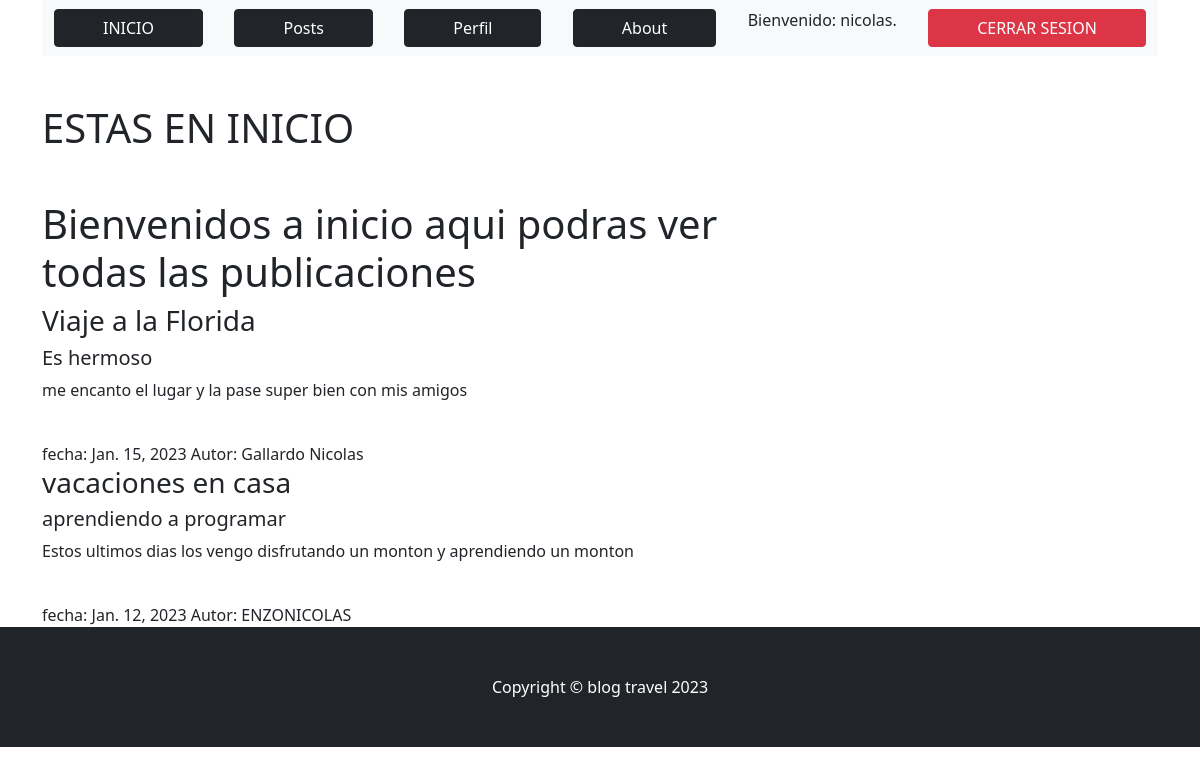
The page /AppBlog/inicio/ (signed in) on the database its author committed.
### AppBlog/models.py (models this page shows, shortened)
class Post(models.Model):
    titulo= models.CharField(max_length=100)
    subtitulo=models.CharField(max_length=150)
    cuerpo=models.TextField(blank=True, null=True)
    autor= models.CharField(max_length=50)
    fecha= models.DateField()
    imagen = models.URLField(max_length=700)

### AppBlog/views.py (the view)
# urls.py: path("inicio/", inicio, name="inicio"),
@login_required
def inicio(request):
    publicaciones = Post.objects.all()
    return render(request, "AppBlogg/inicio.html", {"publicaciones":publicaciones})

### AppBlog/templates/AppBlogg/inicio.html (shortened to what this page needs)
{% extends "AppBlogg/padre.html" %}
{% load static %}
{% block titulo %}
<h1 class="mb-5">ESTAS EN INICIO</h1>
{% endblock %}
{% block contenido_que_cambia %}
<h1>Bienvenidos a inicio aqui podras ver todas las publicaciones</h1>
<section>
    {% for post in publicaciones %}
        <article>
            <h3>{{ post.titulo }}</h3>
            <h5>{{ post.subtitulo }}</h5>
            <p>
                {{ post.cuerpo }}
            </p>
            <footer>
                fecha: {{ post.fecha }}
                Autor: {{ post.autor }}
            </footer>
        </article>
    {% endfor %}
</section>
{% endblock %}

### AppBlog/templates/AppBlogg/padre.html (shortened to what this page needs)
<!DOCTYPE html>
<html lang="en">
    <head>
        {% load static %}
        <link href="{% static 'AppBlog/css/styles.css' %}" rel="stylesheet" />
    </head>
    <body>
        <nav  style="display: flex; justify-content: space-around;">
            <div class="container">
                <nav class="navbar navbar-light bg-light static-top">
                    <div class="container">
                        {% if user.is_authenticated %}
                        <a class="btn btn-dark px-5"  href="{% url 'inicio' %}">INICIO</a>
                        <a class="btn btn-dark px-5" href="{% url 'leerPosts' %}">Posts</a>
                        <a class="btn btn-dark px-5" href="{% url 'perfil' %}">Perfil</a>
                        <a class="btn btn-dark px-5" href="{% url 'about' %}">About</a>
                        <p>Bienvenido: {{ user.username }}</p>
                        <a class="btn btn-danger px-5" href="{% url 'logout' %}">CERRAR SESION</a>
                        {% else %}
                        <a class="btn btn-dark px-5" href="{% url 'register' %}">REGISTRO</a>
                        <a class="btn btn-dark px-5" href="{% url 'login' %}">INGRESAR</a>
                        {% endif %}
                </div>
            </div>
        </nav>
        <div class="container mt-5">
            <div class="row">
                <div class="col-lg-8">
                    <article>
                        <header class="mb-4">
                            {% block titulo %}
                            {% endblock %}
                        </header>
                        {% block contenido_que_cambia %}
                        {% endblock %}
                    </article>
                    </div>
                </div>
            </div>
        <footer class="py-5 bg-dark">
            <div class="container"><p class="m-0 text-center text-white">Copyright &copy; blog travel 2023</p></div>
        </footer>
    </body>
</html>

### rows shown on the page
Post: titulo "Viaje a la Florida", subtitulo "Es hermoso", cuerpo "me encanto el lugar y la pase super bien con mis amigos", fecha "Jan. 15, 2023", autor "Gallardo Nicolas"
Post: titulo "vacaciones en casa", subtitulo "aprendiendo a programar", cuerpo "Estos ultimos dias los vengo disfrutando un monton y aprendiendo un monton", fecha "Jan. 12, 2023", autor "ENZONICOLAS"

### other values the page prints
{{ user.username }} "nicolas."
